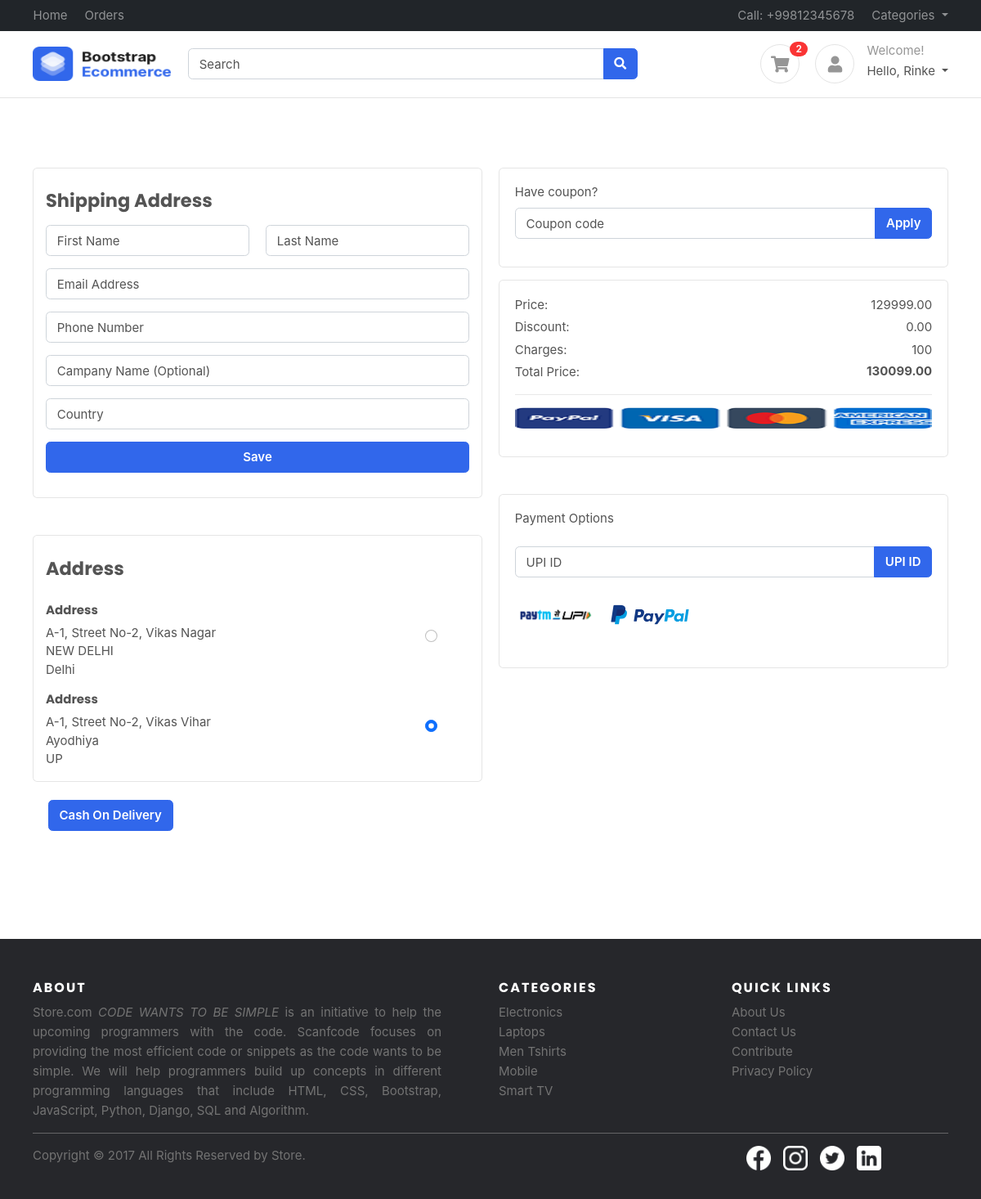
The page /checkout/ (signed in) on the database its author committed.
### storeApp/models.py (models this page shows, shortened)
class Address(models.Model):
    user = models.ForeignKey(User, on_delete=models.CASCADE, verbose_name='User')
    locality = models.CharField(max_length=255, verbose_name='Location')
    city = models.CharField(max_length=255, verbose_name='City')
    state = models.CharField(max_length=255, verbose_name='State')

class Category(models.Model):
    title = models.CharField(max_length=255, verbose_name='Category Title')
    slug = models.SlugField(verbose_name='Category Slug')
    description = models.TextField(blank=True)
    category_image = models.ImageField(upload_to='categories', verbose_name='Category Image')
    is_active = models.BooleanField(verbose_name='Is Active')
    is_featured = models.BooleanField(verbose_name='Is Featured?')
    created_at = models.DateTimeField(auto_now_add=True, verbose_name='Created Date')
    updated_at = models.DateTimeField(auto_now_add=True, verbose_name='Updated Date')
    class Meta:
        verbose_name_plural = 'Categories'
        ordering = ('-created_at',)

### storeApp/views.py (the view, shortened to what this page needs)
# urls.py: path('checkout/', views.checkout, name='checkout'),
@login_required(login_url='signin')
def checkout(request):
    check_address = Address.objects.filter(user=request.user)
    total_cart_amount = Cart.objects.filter(user=request.user)
    total_amount = decimal.Decimal(0)
    shipping_charges = decimal.Decimal(100)
    for cart in total_cart_amount:
        carts = cart.quantity * cart.product.price
        total_amount += carts
    context = {
        'address':check_address,
        'price_amount':total_amount,
        'shipping_charges':shipping_charges,
        'total_amount':total_amount + shipping_charges
        }
    return render(request, 'checkout.html', context)

### templates/checkout.html (shortened to what this page needs)
{% extends 'base.html' %}
{% load static %}
{% block checkout %}
<section class="section-content padding-y mt-5">
    <div class="container">
        <div class="row">
            <div class="col-md-6">
                <div class="card p-3">
                    <h4 style="margin:0.7rem 0 1rem 0;">Shipping Address</h4>
                    <form method="POST", action="{% url 'address' %}?q=checkout">
                        <div class="row">
                            <div class="form-group col-md-6">
                                <input name="locality" class="form-control" placeholder="First Name" type="text" required>
                            </div>
                            <div class="form-group col-md-6">
                                <input name="city" class="form-control" placeholder="Last Name" type="text" required>
                            </div>
                        </div>
                        <div class="form-group">
                            <input name="email" class="form-control" placeholder="Email Address" type="email" required>
                        </div>
                        <div class="form-group">
                            <input name="phone" class="form-control" placeholder="Phone Number" type="Number" required>
                        </div>
                        <div class="form-group">
                            <input name="campany" class="form-control" placeholder="Campany Name (Optional)" type="text" required>
                        </div>
                        <div class="form-group">
                            <input name="country" class="form-control" placeholder="Country" type="country" required>
                        </div>
                        <div class="form-group">
                            <button type="submit" class="btn btn-primary btn-block">Save</button>
                        </div>
                    </form>
                </div>
                <form action="{% url 'checkout' %}" method="post">
                    <div class="card p-3 mt-5">
                        <h4 style="margin:0.7rem 0;">Address</h4>
                        <div class="row">
                            {% if address %}
                            {% for user_add in address %}
                            <div class="mt-3 col-md-10">
                                <h6>Address</h6>
                                <div style="width:380px;" class="mt-2">
                                    <p style="margin:0px;" class="input-group">{{user_add.locality}}</p>
                                    <p style="margin:0px;" class="input-group">{{user_add.city}}</p>
                                    <p style="margin:0px;" class="input-group">{{user_add.state}}</p>
                                </div>
                            </div>
                            <div class="right col-md-2 mt-5 text-center" class="form-check">
                                <input type="radio" class="form-check-input" style="cursor: pointer;" name="radioAddress" id="exampleRadios1" value="{{user_add.id}}" checked>
                            </div>
                            {% endfor %}
                            {% endif %}
                        </div>
                    </div>
                    <div class="form-check mt-4">
                        <button type="submit" class="btn btn-primary">Cash On Delivery</button>
                    </div>
                </form>
            </div>
            <div class="col-md-6">
                <div class="card mb-3">
                    <div class="card-body">
                        <form>
                            <div class="form-group">
                                <label>Have coupon?</label>
                                <div class="input-group">
                                    <input type="text" class="form-control" name="" placeholder="Coupon code">
                                    <span class="input-group-append">
                                        <button class="btn btn-primary">Apply</button>
                                    </span>
                                </div>
                            </div>
                        </form>
                    </div>
                </div>
                <div class="card">
                    <div class="card-body">
                        <dl class="dlist-align">
                            <dt>Price:</dt>
                            <dd class="text-right">{{price_amount}}</dd>
                        </dl>
                        <dl class="dlist-align">
                            <dt>Discount:</dt>
                            <dd class="text-right">0.00</dd>
                        </dl>
                        <dl class="dlist-align">
                            <dt>Charges:</dt>
                            <dd class="text-right">{{shipping_charges}}</dd>
                        </dl>
                        <dl class="dlist-align">
                            <dt>Total Price:</dt>
                            <dd class="text-right  h6"><strong>{{total_amount}}</strong></dd>
                        </dl>
                        <hr>
                        <p class="text-center mb-3">
                            <img src="/static/images/misc/payments.png" height="26">
                        </p>
                    </div>
                </div>
                <div class="card mb-3 mt-5">
                    <div class="card-body">
                        <div class="form-group">
                            <label>Payment Options</label>
                            <div class="input-group mt-3">
                                <input type="text" class="form-control" name="" placeholder="UPI ID">
                                <span class="input-group-append">
                                    <button class="btn btn-primary">UPI ID</button>
                                </span>
                            </div>
                        </div>
                        <div class="icons">
                            <div class="img"><img width="100%" src="{% static 'images/paytm_logo.png' %}" alt=""></div>
                            <div class="img"><img width="100%" src="{% static 'images/paypal.png' %}" alt=""></div>
                        </div>
                    </div>
                </div>
            </div>
        </div>
    </div>
</section>
{% endblock checkout %}

### templates/base.html (shortened to what this page needs)
<!DOCTYPE HTML>
{% load static %}
<html lang="en">
<head>
	<link rel="stylesheet" type="text/css" href="//cdn.jsdelivr.net/npm/slick-carousel@1.8.1/slick/slick.css"/>
	<link rel="stylesheet" href="/static/css/style.css">
	<link href="https://cdn.jsdelivr.net/npm/bootstrap@5.2.2/dist/css/bootstrap.min.css" rel="stylesheet"
>
	<link href="/static/css/bootstrap.css" rel="stylesheet" type="text/css" />
	<link href="/static/fonts/fontawesome/css/all.min.css" type="text/css" rel="stylesheet">
	<link href="/static/css/ui.css" rel="stylesheet" type="text/css" />
	<link href="/static/css/responsive.css" rel="stylesheet" />
</head>
<body>
	<header class="section-header">
		<nav class="navbar navbar-dark navbar-expand p-0 bg-dark">
			<div class="container">
				<ul class="navbar-nav d-none d-md-flex mr-auto">
					<li class="nav-item"><a class="nav-link" href="/">Home</a></li>
					<li class="nav-item"><a class="nav-link" href="{% url 'orders' %}">Orders</a></li>
				</ul>
				<ul class="navbar-nav">
					<li class="nav-item"><a href="#" class="nav-link"> Call: +99812345678 </a></li>
					<li class="nav-item dropdown">
						<a href="#" class="nav-link dropdown-toggle" data-toggle="dropdown"> Categories </a>
					</li>
				</ul>
			</div>
		</nav>
		<section class="header-main border-bottom">
			<div class="container">
				<div class="row align-items-center">
					<div class="col-lg-2 col-4">
						<div class="brand-wrap">
							<a href="/"><img class="logo" src="/static/images/logo.png"></a>
						</div>
					</div>
					<div class="col-lg-6 col-sm-12">
						<form action="{% url 'search' %}" method="get" class="search">
							<div class="input-group w-100">
								<input type="text" name="q" id="query_search" class="form-control" placeholder="Search">
								<div class="input-group-append">
									<button class="btn btn-primary" type="submit">
										<i class="fa fa-search"></i>
									</button>
								</div>
							</div>
						</form>
					</div>
					<div class="col-lg-4 col-sm-6 col-8">
						<div class="widgets-wrap float-md-right">
							<div class="widget-header  mr-3">
								<a href="{% url 'cart' %}" class="icon icon-sm rounded-circle border"><i
										class="fa fa-shopping-cart"></i></a>
								<span class="badge badge-pill badge-danger notify">{{cart_items.count}}</span>
							</div>
							<div class="widget-header icontext">
								<a href="#" class="icon icon-sm rounded-circle border"><i class="fa fa-user"></i></a>
								<div class="text">
                                    {% if user.is_authenticated %}
                                    <div>
										<span class="text-muted">Welcome!</span>
										<ul class="navbar-nav">
											<li class="nav-item dropdown">
												<a href="#" class="nav-link dropdown-toggle" data-toggle="dropdown">Hello, {{user.first_name | capfirst}} </a>
											</li>
										</ul>
									</div>
                                    {% else %}
									<div>
										<a href="{% url 'signin' %}">Sign in</a> |
										<a href="{% url 'signup' %}"> Register</a>
									</div>
                                    {% endif %}
								</div>
							</div>
						</div>
					</div>
				</div>
			</div>
		</section>
	</header>
	{% block checkout %}
	{% endblock  %}
	  <footer class="site-footer mt-6">
		<div class="container">
		  <div class="row">
			<div class="col-sm-12 col-md-6">
			  <h6>About</h6>
			  <p class="text-justify fix-width">Store.com <i>CODE WANTS TO BE SIMPLE </i> is an initiative  to help the upcoming programmers with the code. Scanfcode focuses on providing the most efficient code or snippets as the code wants to be simple. We will help programmers build up concepts in different programming languages that include HTML, CSS, Bootstrap, JavaScript, Python, Django, SQL and Algorithm.</p>
			</div>
			<div class="col-xs-6 col-md-3">
			  <h6>Categories</h6>
			  <ul class="footer-links">
				{% for category in all_categories|slice:"0:5" %}
				<li><a href="{% url 'category_product' category.slug %}">{{category.title}}</a></li>
				{% endfor %}
			  </ul>
			</div>
			<div class="col-xs-6 col-md-3">
			  <h6>Quick Links</h6>
			  <ul class="footer-links">
				<li><a href="">About Us</a></li>
				<li><a href="">Contact Us</a></li>
				<li><a href="">Contribute</a></li>
				<li><a href="">Privacy Policy</a></li>
			  </ul>
			</div>
		  </div>
		  <hr>
		</div>
		<div class="container">
		  <div class="row">
			<div class="col-md-8 col-sm-6 col-xs-12">
			  <p class="copyright-text">Copyright &copy; 2017 All Rights Reserved by
		   <a href="#">Store</a>.
			  </p>
			</div>
			<div class="col-md-4 col-sm-6 col-xs-12">
			  <ul class="social-icon">
				 <li><a href=""><img src="{% static 'images/hero/facebook-circular-logo.png' %}" alt=""></a></li>
				 <li><a href=""><img src="{% static 'images/hero/instagram.png' %}" alt=""></a></li>
				 <li><a href=""><img src="{% static 'images/hero/twitter.png' %}" alt=""></a></li>
				 <li><a href=""><img src="{% static 'images/hero/linkedin.png' %}" alt=""></a></li>
			  </ul>
			</div>
		  </div>
		</div>
  </footer>
</body>
</html>

### rows shown on the page
Address: locality "A-1, Street No-2, Vikas Nagar", city "NEW DELHI", state "Delhi"
Address: locality "A-1, Street No-2, Vikas Vihar", city "Ayodhiya", state "UP"
Category: title "Electronics"
Category: title "Laptops"
Category: title "Men Tshirts"
Category: title "Mobile"
Category: title "Smart TV"

### other values the page prints
{{ cart_items.count }} "2"
{{ user.first_name | capfirst }} "Rinke"
{{ price_amount }} "129999.00"
{{ shipping_charges }} "100"
{{ total_amount }} "130099.00"
